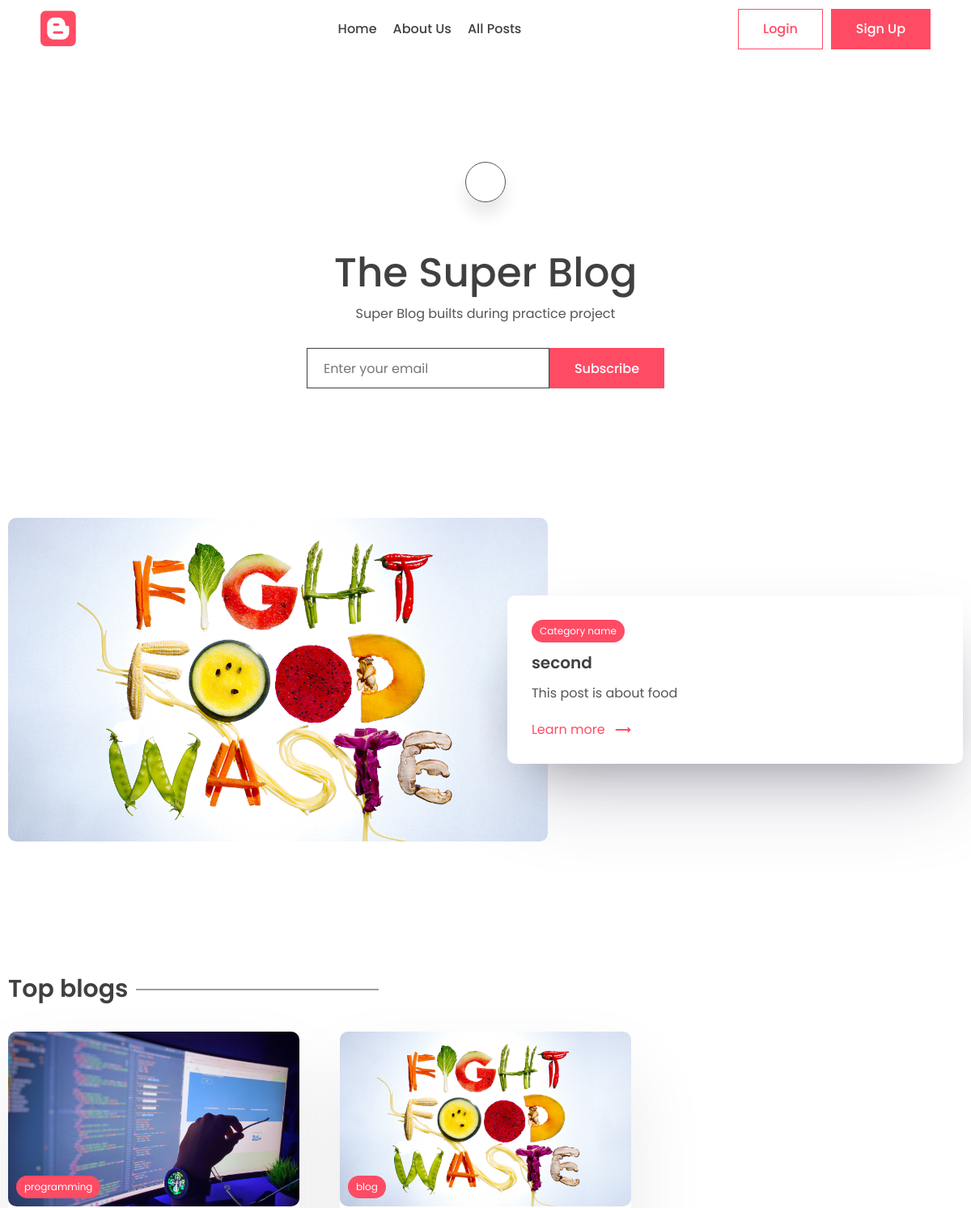
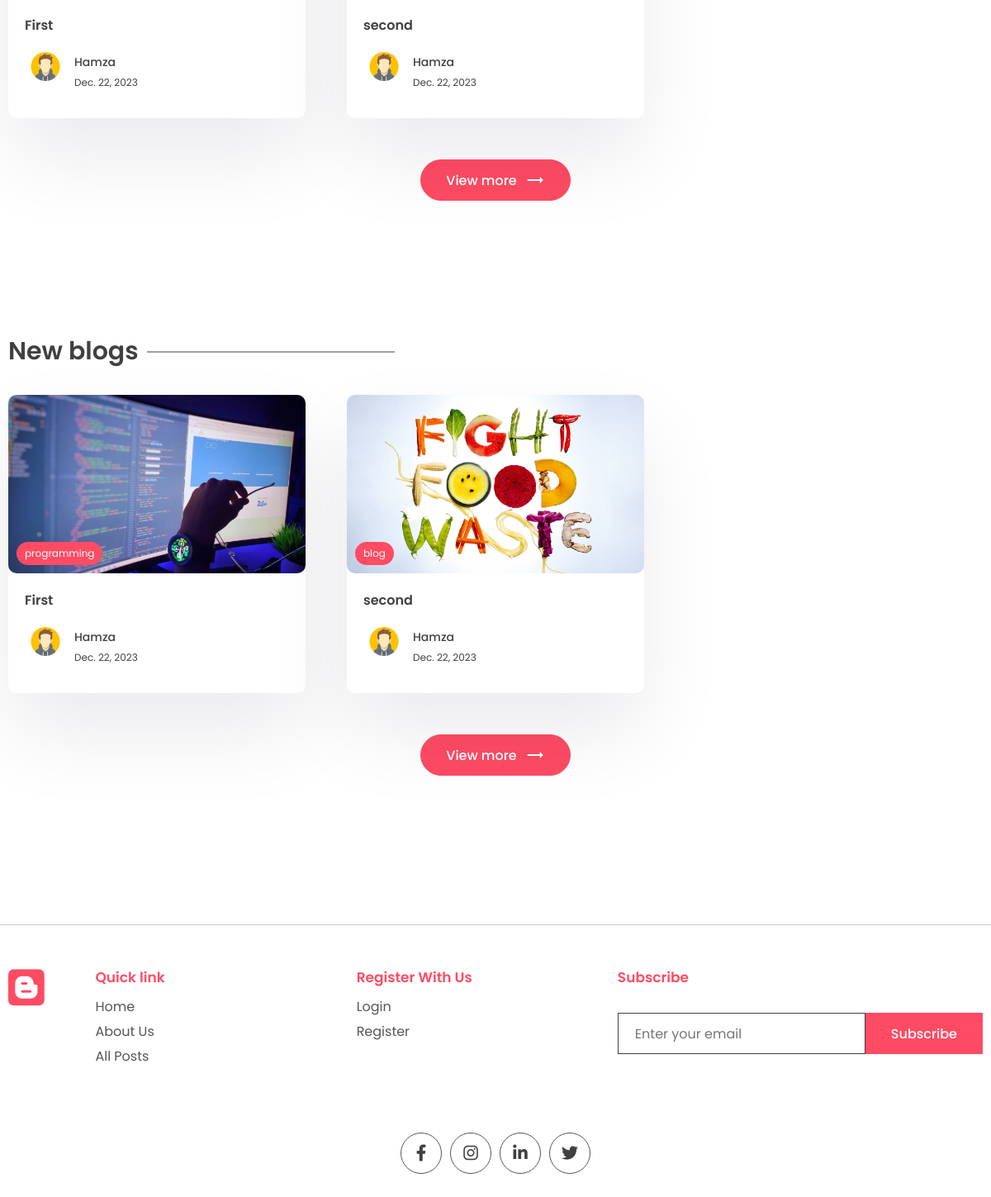
The page / on the database its author committed (2 pictures, top to bottom).
### firstapp/models.py (models this page shows, shortened)
class WebsiteMeta(models.Model):
    title = models.CharField(max_length= 200)
    description = models.CharField(max_length= 500)
    about = models.TextField()

class Post(models.Model):
    title = models.CharField(max_length= 200)
    content = models.TextField()
    last_updated = models.DateTimeField(auto_now = True)
    slug = models.SlugField(max_length = 200, unique= True)
    image = models.ImageField(null=True, blank=True, upload_to="images/")
    tags = models.ManyToManyField(Tag, blank=True, related_name='post')
    view_count = models.IntegerField(null=True, blank=True)
    is_featured = models.BooleanField(default =False)
    author = models.ForeignKey(User, on_delete =models.CASCADE, null=True,blank=True)
    bookmarks = models.ManyToManyField(User,related_name='bookmarks', default=None, blank=True)
    likes = models.ManyToManyField(User,related_name='post_like', default=None, blank=True)

class Tag(models.Model):
    name = models.CharField(max_length = 100)
    description = models.CharField(max_length = 100)
    slug = models.SlugField(max_length=200, unique = True)

class Profile(models.Model):
    user = models.OneToOneField(User, on_delete=models.CASCADE)
    profile_image = models.ImageField(null=True, blank=True, upload_to="images/")
    slug = models.SlugField(max_length=200, unique=True)
    bio = models.CharField(max_length=200)

### firstapp/views.py (the view, shortened to what this page needs)
# urls.py: path('', views.index, name='index'),
def index(request):
    posts = Post.objects.all()
    top_posts = Post.objects.all().order_by('-view_count')[0:3]
    recent_posts = Post.objects.all().order_by('-last_updated')[0:3]
    featured_blog = Post.objects.filter(is_featured= True)
    subscribe_form = SubscribeForm
    website_info = None
    if WebsiteMeta.objects.all().exists():
        website_info = WebsiteMeta.objects.all()[0]
    if featured_blog:
        featured_blog = featured_blog[0]
    subscribe_successful = None
    context = {'posts':posts, 'top_posts': top_posts, 'recent_posts':recent_posts, 'subscribe_form':subscribe_form, 'subscribe_successful':subscribe_successful, 'featured_blog':featured_blog, 'website_info':website_info}
    return render(request,  'firstapp/index.html', context)

### firstapp/templates/firstapp/index.html (shortened to what this page needs)
{% extends "base.html" %}
{% load static %}
{% block content %}
    <main class="sp">
      <div class="container">
        <center>
          <div class="search-bar">
            <a href="{% url 'search' %}" class="animated-search" onclick="searchbar()">
            </a>
          </div>
          <div class="typo">
            {% if website_info.title %}
              <h1 class="title">{{website_info.title}}</h1>
            {% else %}
              <h1 class="title">Website blog title</h1>
            {% endif %}
            {% if website_info.description %}
              <p>
                {{website_info.description}}
              </p>
            {% else %}
              <p>
                Lorem ipsum began as scrambled, nonsensical Latin derived from
                Cicero's 1st-century BC text De Finibus Bonorum et Malorum.
              </p>
            {% endif %}
          </div>
          <div class="newsletter">
            {% if request.session.subscribed == None %}
            <form method="POST">
              {{subscribe_form}}
              <button class="btn btn-primary">Subscribe</button>
            </form>
            {% endif %}
          </div>
        </center>
      </div>
    </main>
    {% if featured_blog %}
    <section class="sp">
      <div class="container">
      <a href="{% url 'post_page' featured_blog.slug %}">
        <div class="grid-2">
          <div class="post-img">
            <img src="{{featured_blog.image.url}}" alt="" />
          </div>
          <div class="post-content">
            <div class="cetagory">
              <p>Category name</p>
            </div>
            <h1>
              {{featured_blog.title}}
            </h1>
            <p class="des">
              {{featured_blog.content|truncatechars:200}}
            </p>
            <a class="learn" href="#"
              >Learn more <span class="material-icons"> trending_flat </span></a
            >
          </div>
        </div>
      </a>
      </div>
    </section>
    {% endif %}
    <section class="sp">
      <div class="container">
        <h1 class="sec-title">Top blogs</h1>
        <div class="grid-3">
          {% for post in top_posts %}
            <a href="{% url "post_page" post.slug %}">
                <div class="card">
                  <div class="post-img">
                      <img src="{{post.image.url}}" alt="" />
                      <div class="tag">{{post.tags.all.0.name}}</div>
                  </div>
                  <div class="card-content">
                      <h3>
                      {{post.title}}
                      </h3>
                      <div class="author">
                        <div class="profile-pic">
                          <img src="{{post.author.profile.profile_image.url}}" alt="" />
                        </div>
                        <div class="details">
                          <p>{{post.author.first_name}}</p>
                          <small>{{post.last_updated|date}}</small>
                        </div>
                      </div>
                  </div>
                </div>
            </a>
          {% endfor %}
        </div>
        <center>
          <a href="{% url "all_posts" %}"><button class="btn btn-primary rounded view">
            View more <span class="material-icons"> trending_flat </span>
          </button></a>
        </center>
      </div>
    </section>
    <section class="sp">
      <div class="container">
        <h1 class="sec-title">New blogs</h1>
        <div class="grid-3">
          {% for post in recent_posts %}
            <a href="{% url "post_page" post.slug %}">
                <div class="card">
                <div class="post-img">
                    <img src="{{post.image.url}}" alt="" />
                    <div class="tag">{{post.tags.all.0.name}}</div>
                </div>
                <div class="card-content">
                    <h3>
                    {{post.title}}
                    </h3>
                    <div class="author">
                      <div class="profile-pic">
                        <img src="{{post.author.profile.profile_image.url}}" alt="" />
                      </div>
                      <div class="details">
                        <p>{{post.author.first_name}}</p>
                        <small>{{post.last_updated|date}}</small>
                      </div>
                    </div>
                </div>
                </div>
            </a>
          {% endfor %}
        </div>
        <center>
          <a href="{% url "all_posts" %}"><button class="btn btn-primary rounded view">
            View more <span class="material-icons"> trending_flat </span>
          </button></a>
        </center>
      </div>
    </section>
{% endblock content %}

### templates/base.html (shortened to what this page needs)
{% load static %}
<!DOCTYPE html>
<html lang="en">
  <head>
    <link rel="stylesheet" href="{% static 'app/style.css' %}" />
    <link
      rel="stylesheet"
      href="https://unicons.iconscout.com/release/v2.1.6/css/unicons.css"
    />
    <link
      rel="stylesheet"
      href="https://cdnjs.cloudflare.com/ajax/libs/font-awesome/6.1.1/css/all.min.css"
    />
  </head>
  <body>
    <header>
      <div class="container container-fluid">
        <a href="{% url 'index' %}" class="logo">
          <i class="fa-brands fa-blogger"></i>
        </a>
        <div class="links">
          <a href="{% url 'index' %}">Home</a>
          <a href="{% url 'about' %}">About Us</a>
          <a href="{% url 'all_posts' %}">All Posts</a>
        </div>
        <div class="action-btn">
          {% if user.is_authenticated %}
          <a href="{% url 'logout' %}"
            ><button class="btn btn-scoundary">Logout</button></a
          >
          {% else %}
          <a href="{% url 'login' %}"
          ><button class="btn btn-scoundary">Login</button></a
          >
          <a href="{% url 'register' %}">
            <button class="btn btn-primary">Sign Up</button></a
            >
          {% endif %}
        </div>
      </div>
    </header>
   {% block content %}
   {% endblock content %}
    <footer>
      <div class="container">
        <div class="grid-4">
          <div class="logo f-logo">
            <i class="fa-brands fa-blogger"></i>
          </div>
          <div class="link">
            <h2>Quick link</h2>
            <div class="q-link">
              <a href="{% url 'index' %}">Home</a>
              <a href="{% url 'about' %}">About Us</a>
              <a href="{% url 'all_posts' %}">All Posts</a>
            </div>
          </div>
          <div class="link">
          {% if user.is_authenticated %}
            <h2>Your Favourite</h2>
            <div class="q-link">
              <a href="{% url 'all_liked_posts' %}">All Liked Posts</a>
              <a href="{% url 'all_bookmarked_posts' %}">Bookmarks</a>
            </div>
          {% else %}
            <h2>Register With Us</h2>
            <div class="q-link">
              <a href="{% url 'login' %}">Login</a>
              <a href="{% url 'register' %}">Register</a>
            </div>
          {% endif %}
          </div>
          <div class="news-signup">
            <h2>Subscribe</h2>
            <div class="newsletter">
              <form method="POST">
                <input
                  type="email"
                  name="email"
                  maxlength="100"
                  placeholder="Enter your email"
                  required=""
                  id="id_email"
                />
                <button class="btn btn-primary">Subscribe</button>
              </form>
            </div>
          </div>
        </div>
        <div class="share">
          <div class="social">
            <a href="#">
              <i class="fa-brands fa-facebook-f"></i>
            </a>
            <a href="#">
              <i class="fa-brands fa-instagram"></i>
            </a>
            <a href="#">
              <i class="fa-brands fa-linkedin-in"></i>
            </a>
            <a href="#">
              <i class="fa-brands fa-twitter"></i>
            </a>
          </div>
        </div>
      </div>
    </footer>
  </body>
</html>

### rows shown on the page
WebsiteMeta: title "The Super Blog", description "Super Blog builts during practice project"
Post: image (picture), title "second", content "This post is about food", tags.all.0.name "blog", author.profile.profile_image (picture), author.first_name "Hamza", last_updated "Dec. 22, 2023"
Post: image (picture), tags.all.0.name "programming", title "First", author.profile.profile_image (picture), author.first_name "Hamza", last_updated "Dec. 22, 2023"
